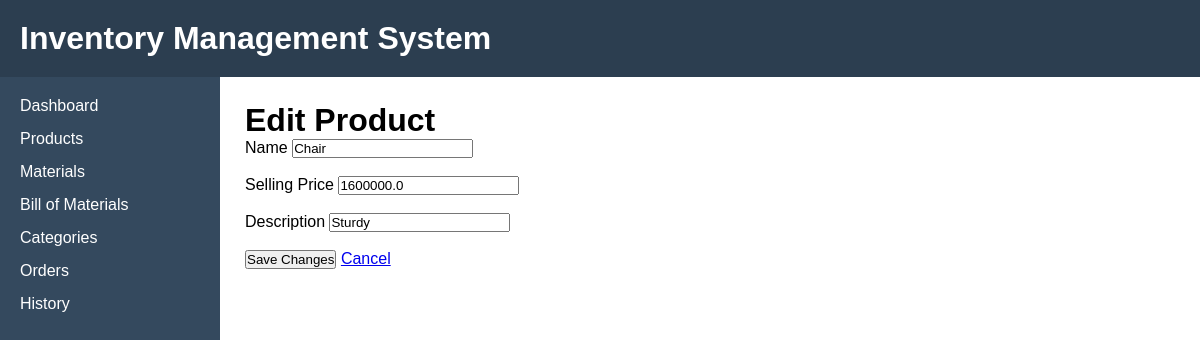
Page /edit_product/1 on the earlier database version.
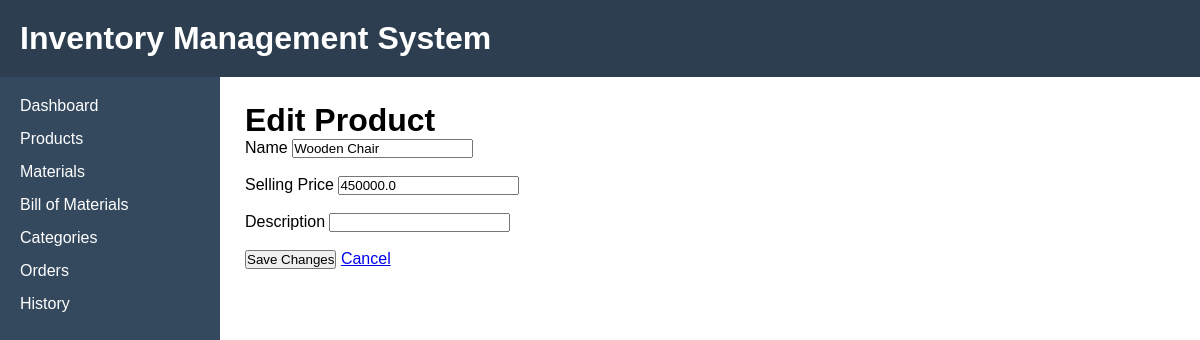
Same page on the later database version.
### tables this page shows
CREATE TABLE products (
    id INTEGER PRIMARY KEY AUTOINCREMENT,
    name TEXT NOT NULL,
    selling_price REAL NOT NULL,
    description TEXT
);

### app.py (the view)
@app.route("/edit_product/<int:id>")
def edit_product(id):
    connection = sqlite3.connect("inventory.db")
    cursor = connection.cursor()
    cursor.execute("""SELECT * FROM products WHERE id = ?""",(id,))
    product = cursor.fetchone()
    connection.close()
    return render_template("edit_product.html",product=product)

### templates/edit_product.html
{% extends "base.html" %}
{% block content %}
<h1>Edit Product</h1>
<form action="{{ url_for('update_product', id=product[0]) }}" method="POST">
    <label>Name</label>
    <input
        type="text"
        name="name"
        value="{{ product[1] }}"
        required
    ><br><br>
    <label>Selling Price</label>
    <input
        type="number"
        name="selling_price"
        value="{{ product[2] }}"
        required
    ><br><br>
    <label>Description</label>
    <input
        type="text"
        name="description"
        value="{{ product[3] }}"
    ><br><br>
    <button type="submit">Save Changes</button>
    <a href="{{ url_for('products') }}">Cancel</a>
</form>
{% endblock %}

Differences in the rows shown:
changed products: name "Chair" → "Wooden Chair"; selling_price "1600000.0" → "450000.0"; description "Sturdy" → (not shown)
